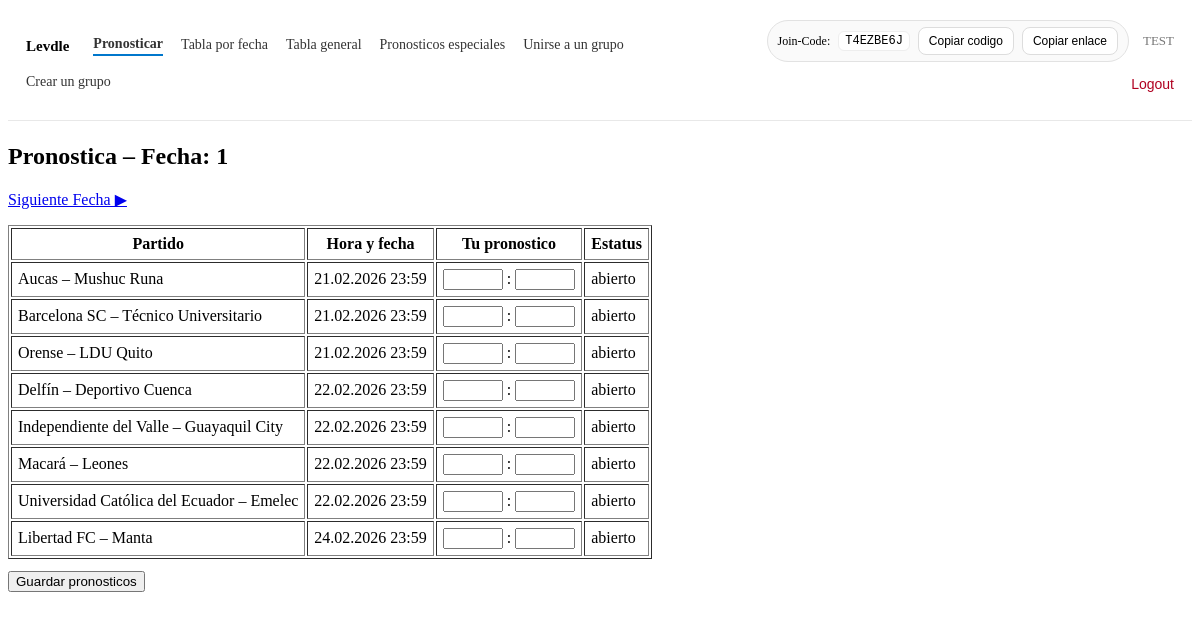
/tippen/ (signed in), run on the app's committed database.
### tipping/models.py (models this page shows, shortened)
class Group(models.Model):
    tournament = models.ForeignKey(Tournament, on_delete=models.CASCADE, related_name="groups")
    name = models.CharField(max_length=120)
    owner = models.ForeignKey(
        settings.AUTH_USER_MODEL,
        on_delete=models.SET_NULL,
        null=True,
        blank=True,
        related_name="owned_groups",
    )
    join_code = models.CharField(
        max_length=12,
        unique=True,
        db_index=True,
        default=generate_join_code,
    )

class Match(models.Model):
    tournament = models.ForeignKey(Tournament, on_delete=models.CASCADE, related_name="matches")
    home_team = models.CharField(max_length=80)
    away_team = models.CharField(max_length=80)
    kickoff = models.DateTimeField()
    matchday = models.IntegerField(null=True, blank=True)  # "Fecha" aus der CSV
    home_score = models.IntegerField(null=True, blank=True)
    away_score = models.IntegerField(null=True, blank=True)

### tipping/views.py (the view, shortened to what this page needs)
# urls.py: path("tippen/", views.tippen, name="tippen"),
@login_required
def tippen(request):
    membership = _require_active_membership(request)
    if not membership:
        return redirect("join_group")
    group = membership.group
    tournament = group.tournament
    now = timezone.now()
    matchday = _get_selected_matchday(request, tournament, now)
    def _matches_for_md(md: int):
        return (
            Match.objects
            .filter(tournament=tournament, matchday=md)
            .order_by("kickoff", "home_team")
        )
    matches = _matches_for_md(matchday)
    prev_md, next_md = _prev_next_md(tournament, matchday)
    preds = {
        p.match_id: p
        for p in Prediction.objects.filter(user=request.user, group=group, match__in=matches)
    }
    rows = [{"match": m, "pred": preds.get(m.id)} for m in matches]
    return render(request, "tipping/tippen.html", {
        "group": group,
        "matchday": matchday,
        "rows": rows,
        "prev_md": prev_md,
        "next_md": next_md,
        "now": now,
    })

### tipping/views.py (called while the page is built, shortened)
def _require_active_membership(request) -> Optional[GroupMembership]:
    if not request.user.is_authenticated:
        return None
    active_group_id = request.session.get("active_group_id")
    if active_group_id:
        membership = (
            GroupMembership.objects
            .filter(user=request.user, group_id=active_group_id)
            .select_related("group__tournament")
            .first()
        )
        if membership:
            return membership
    membership = (
        GroupMembership.objects
        .filter(user=request.user)
        .select_related("group__tournament")
        .order_by("id")
        .first()
    )
    if membership:
        request.session["active_group_id"] = membership.group_id
        return membership
    return None

def _get_selected_matchday(request, tournament, now):
    md_param = request.GET.get("md")
    next_match = (
        Match.objects
        .filter(tournament=tournament, kickoff__gte=now)
        .exclude(matchday__isnull=True)
        .order_by("kickoff")
        .first()
    )
    if next_match:
        return next_match.matchday

def _prev_next_md(tournament, matchday):
    prev_md = (
        Match.objects.filter(tournament=tournament, matchday__lt=matchday)
        .order_by("-matchday")
        .values_list("matchday", flat=True)
        .first()
    )
    next_md = (
        Match.objects.filter(tournament=tournament, matchday__gt=matchday)
        .order_by("matchday")
        .values_list("matchday", flat=True)
        .first()
    )
    return prev_md, next_md

### templates/tipping/tippen.html (shortened to what this page needs)
{% include "tipping/_nav.html" %}
{% if matchday %}
  <h2>Pronostica – Fecha: {{ matchday }}</h2>
  <p>
    {% if next_md %}<a href="/tippen/?md={{ next_md }}">Siguiente Fecha ▶</a>{% endif %}
  </p>
  <form method="post">
    <table border="1" cellpadding="6">
      <tr>
        <th>Partido</th>
        <th>Hora y fecha</th>
        <th>Tu pronostico</th>
        <th>Estatus</th>
      </tr>
      {% for r in rows %}
        <tr>
          <td>{{ r.match.home_team }} – {{ r.match.away_team }}</td>
          <td>
            {{ r.match.kickoff|date:"d.m.Y H:i" }}
          </td>
          <td>
            {% if now and r.match.kickoff <= now %}
              {% if r.pred %}
                {{ r.pred.pred_home }} : {{ r.pred.pred_away }}
              {% else %}
                —
              {% endif %}
            {% else %}
              <input
                type="number"
                min="0"
                name="pred_home_{{ r.match.id }}"
                style="width:60px"
                value="{% if r.pred %}{{ r.pred.pred_home }}{% endif %}"
              />
              :
              <input
                type="number"
                min="0"
                name="pred_away_{{ r.match.id }}"
                style="width:60px"
                value="{% if r.pred %}{{ r.pred.pred_away }}{% endif %}"
              />
            {% endif %}
          </td>
          <td>
            {% if now and r.match.kickoff <= now %}
              cerrado
            {% else %}
              abierto
            {% endif %}
          </td>
        </tr>
      {% endfor %}
    </table>
    <p style="margin-top: 12px;">
      <button type="submit">Guardar pronosticos</button>
    </p>
  </form>
{% else %}
  <p>No se han encontrado partidos futuros.</p>
{% endif %}

### templates/tipping/_nav.html (shortened to what this page needs)
<div class="nav">
  <div class="nav-left">
    <span class="nav-title">
      {% if group %}{{ group.name }}{% else %}Tippspiel{% endif %}
    </span>
    {% if request.user.is_authenticated %}
      {% if group %}
        <a href="{% url 'tippen' %}" class="{% if request.resolver_match.url_name == 'tippen' %}active{% endif %}">
          Pronosticar
        </a>
        <a href="{% url 'spieltag' %}" class="{% if request.resolver_match.url_name == 'spieltag' %}active{% endif %}">
          Tabla por fecha
        </a>
        <a href="{% url 'tabelle' %}" class="{% if request.resolver_match.url_name == 'tabelle' %}active{% endif %}">
          Tabla general
        </a>
        <a href="{% url 'bonus_tips' %}" class="{% if request.resolver_match.url_name == 'bonus_tips' %}active{% endif %}">
          Pronosticos especiales
        </a>
      {% endif %}
      <a href="{% url 'join_group' %}" class="{% if request.resolver_match.url_name == 'join_group' %}active{% endif %}">
        Unirse a un grupo
      </a>
      <a href="{% url 'create_group' %}" class="{% if request.resolver_match.url_name == 'create_group' %}active{% endif %}">
        Crear un grupo
      </a>
    {% endif %}
  </div>
  <div class="nav-right">
    {% if request.user.is_authenticated %}
      {% if membership and membership.is_creator and group %}
        <span class="pill">
          Join-Code: <code>{{ group.join_code }}</code>
          <button class="mini-btn" type="button"
                  onclick="navigator.clipboard.writeText('{{ group.join_code }}')">
            Copiar codigo
          </button>
          <button class="mini-btn" type="button"
                  onclick="navigator.clipboard.writeText(window.location.origin + '{% url 'join_group' %}?code={{ group.join_code }}')">
            Copiar enlace
          </button>
        </span>
      {% endif %}
      <span class="muted-user">{{ request.user.username }}</span>
      <form method="post" action="{% url 'logout' %}">
        <button type="submit" class="logout-btn">Logout</button>
      </form>
    {% endif %}
  </div>
</div>

### templates/tipping/_nav.html (style rules this page uses)
.nav { display: flex; justify-content: space-between; align-items: center; padding: 12px 18px; margin-bottom: 22px; border-bottom: 1px solid #e8e8e8; background: #ffffff; gap: 16px; }
.nav-left { display: flex; align-items: center; gap: 18px; flex-wrap: wrap; }
.nav-title { font-weight: 600; font-size: 15px; margin-right: 6px; white-space: nowrap; }
.nav a { text-decoration: none; color: #333; font-size: 14px; padding-bottom: 2px; }
.nav a.active { font-weight: 600; border-bottom: 2px solid #0077cc; }
.nav-right { display: flex; align-items: center; gap: 14px; flex-wrap: wrap; justify-content: flex-end; }
.logout-btn { background: none; border: none; color: #b00020; cursor: pointer; font-size: 14px; padding: 0; }
.muted-user { font-size: 13px; color: #777; }
.mini-btn { font-size: 12px; padding: 6px 10px; border: 1px solid #ddd; border-radius: 8px; background: #fff; cursor: pointer; }
.pill { font-size: 12px; border: 1px solid #e2e2e2; padding: 6px 10px; border-radius: 999px; background: #fafafa; display: inline-flex; align-items: center; gap: 8px; white-space: nowrap; }
.pill code { font-family: ui-monospace, SFMono-Regular, Menlo, Monaco, Consolas, "Liberation Mono", monospace; font-size: 12px; background: #fff; border: 1px solid #eee; padding: 2px 6px; border-radius: 6px; }

### data on the page
Group: name "Levdle", join_code "T4EZBE6J"
Match: match.home_team "Aucas", match.away_team "Mushuc Runa", match.kickoff "21.02.2026 23:59", shows "abierto"
Match: match.home_team "Barcelona SC", match.away_team "Técnico Universitario", match.kickoff "21.02.2026 23:59", shows "abierto"
Match: match.home_team "Orense", match.away_team "LDU Quito", match.kickoff "21.02.2026 23:59", shows "abierto"
Match: match.home_team "Delfín", match.away_team "Deportivo Cuenca", match.kickoff "22.02.2026 23:59", shows "abierto"
Match: match.home_team "Independiente del Valle", match.away_team "Guayaquil City", match.kickoff "22.02.2026 23:59", shows "abierto"
Match: match.home_team "Macará", match.away_team "Leones", match.kickoff "22.02.2026 23:59", shows "abierto"
Match: match.home_team "Universidad Católica del Ecuador", match.away_team "Emelec", match.kickoff "22.02.2026 23:59", shows "abierto"
Match: match.home_team "Libertad FC", match.away_team "Manta", match.kickoff "24.02.2026 23:59", shows "abierto"

### other printed values
{{ request.user.username }} "TEST"
{{ matchday }} "1"
